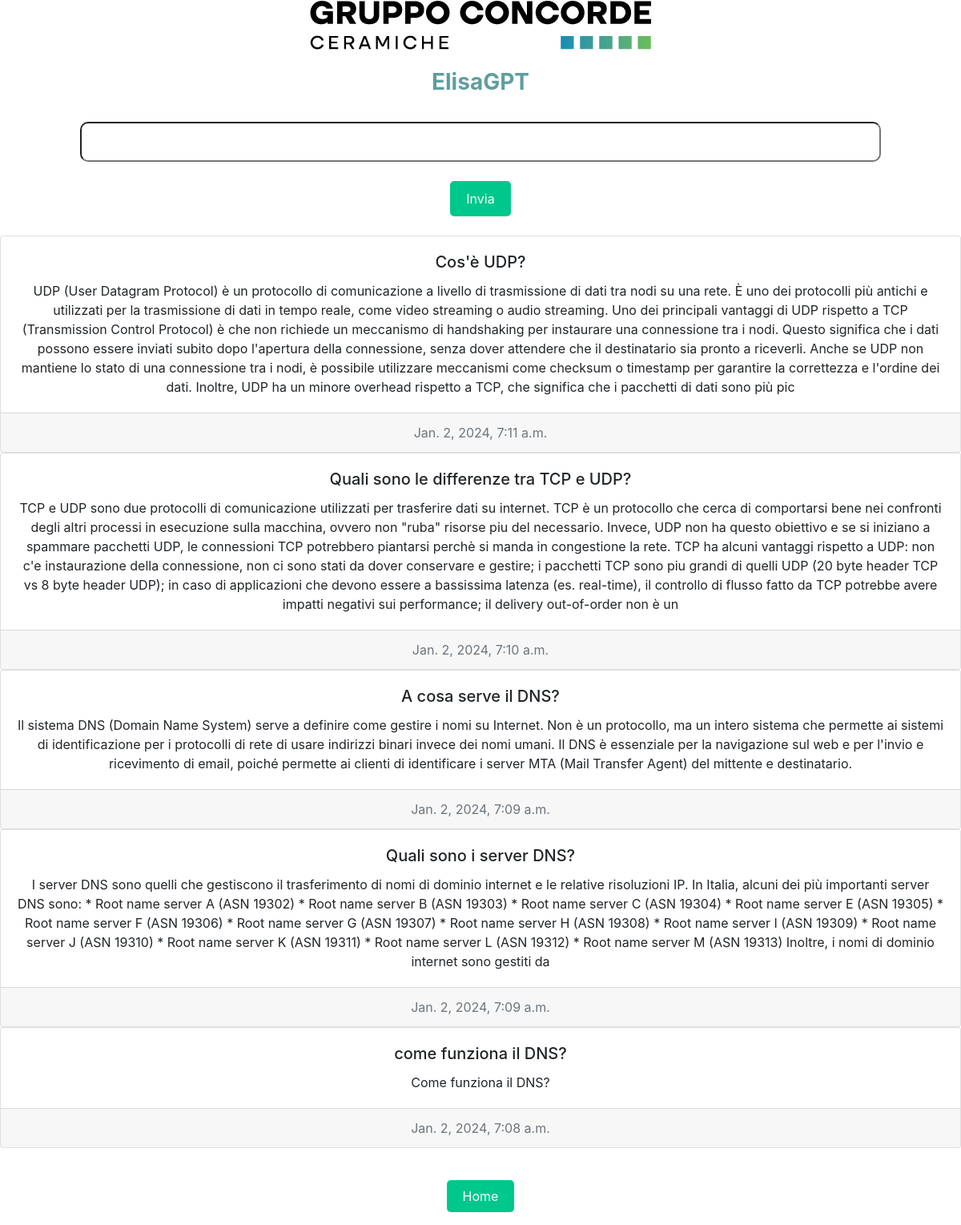
The app's page /gestione/completion/ (signed in), older data.
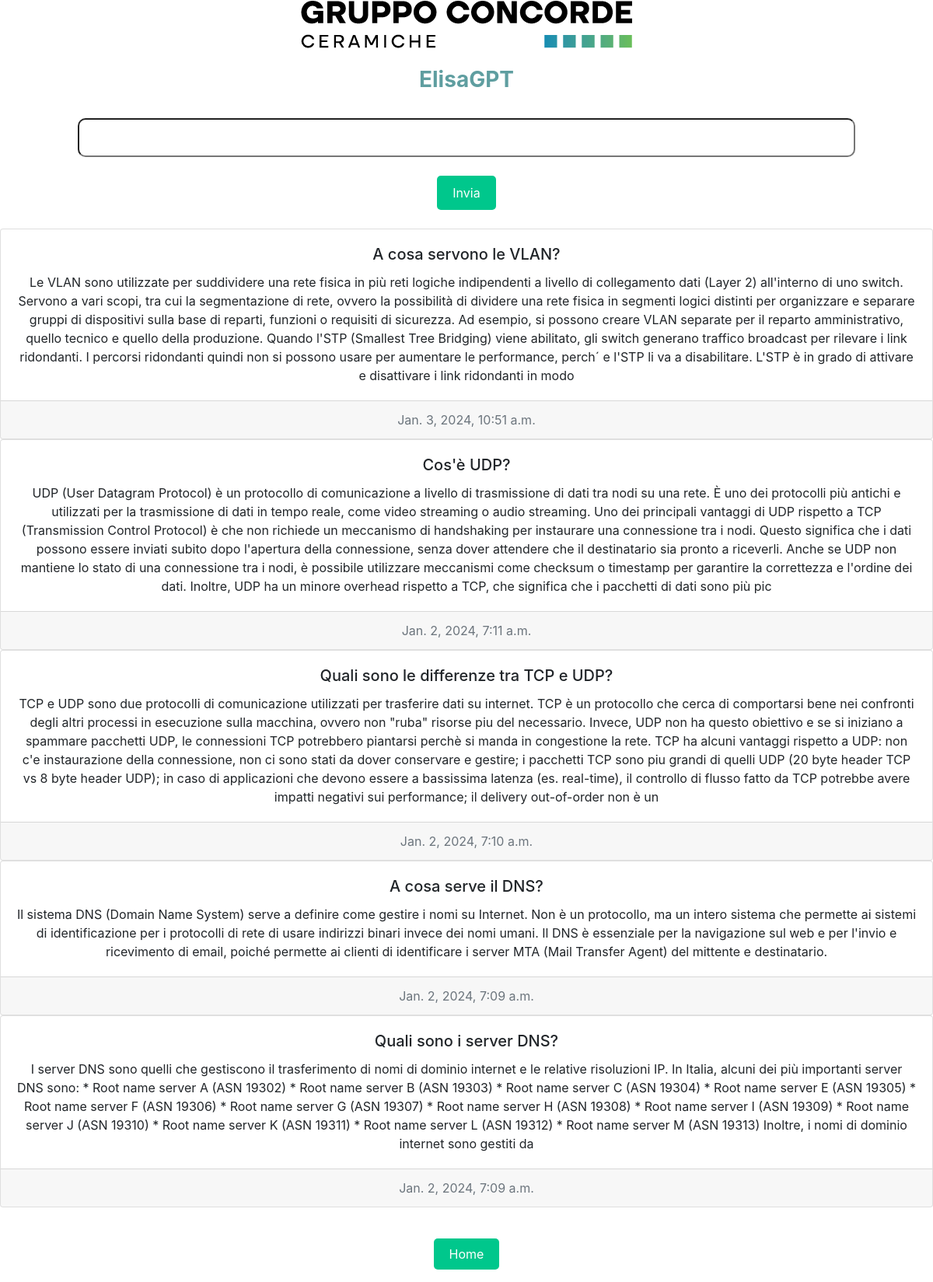
The same page, newer data.
### gestione/models.py (models this page shows)
class Answer(models.Model):
    user_request = models.CharField(max_length=2048)
    answer = models.CharField(max_length=8000)
    date = models.DateTimeField(auto_now_add=True)
    user = models.ForeignKey(User, on_delete=models.CASCADE)
    doc_id = models.CharField(max_length=60, blank=True, null=True)
    file_name = models.CharField(max_length=60, blank=True, null=True)

### gestione/views.py (the view)
    def wrapper(*args, **kwargs):
        start_time = time.time()
        result = function(*args, **kwargs)
        end_time = time.time()
        time_taken = end_time - start_time
        print(f'function {function.__name__} took {time_taken}')
        return result

### gestione/views.py (called while the page is built, shortened)
def execution_time(function):
    def wrapper(*args, **kwargs):
        start_time = time.time()
        result = function(*args, **kwargs)
        end_time = time.time()
        time_taken = end_time - start_time
        print(f'function {function.__name__} took {time_taken}')
        return result
    return wrapper

def answers_list(user):
    answers = Answer.objects.filter(user=user).order_by('-date')[:5]
    return answers

@execution_time
def completion(request):
    answers = answers_list(request.user)
    context = {
        "answers": answers,
        "type": 'completion'
    }
    if request.method == 'GET':
        return render(request, template_name='gestione/elisa.html', context=context)

### templates/gestione/elisa.html (shortened to what this page needs)
{% extends 'base.html' %}
{% load crispy_forms_filters %}
{% load crispy_forms_tags %}
{% load static %}
{% block content %}
    <div style="text-align: center;">
        <img src="{% static 'imgs/logo.png'%}" alt="GRUPPO CONCORDE "> <br> <br>
        <h3 style="color: cadetblue;"> <strong> ElisaGPT</strong></h3> <br>
        {% if type == "completion" %}
            <form method="post" action="{% url 'gestione:completion' %}">
                <input type="text" name="questions" id="questions"><br><br>
                <button class="my_button" type="submit">Invia</button>
            </form><br>
            {% for answer in answers %}
                <div class="card text-center">
                    <div class="card-body">
                        <h5 class="card-title">{{answer.user_request}}</h5>
                        <p class="card-text">{{answer.answer}}</p>
                    </div>
                    <div class="card-footer text-muted">
                        {{answer.date}}
                    </div>
                </div>
        {% endfor %}
        <br>
        {% endif %}
        <br>
        <a class="my_button" href="{% url 'home_login' %}"> Home</a> <br> <br>
    </div>
{% endblock %}

Row changes from the older to the newer data that the page shows:
no longer on this page (row unchanged): Answer: user_request "come funziona il DNS?", answer "Come funziona il DNS?", date "Jan. 2, 2024, 7:08 a.m."
added Answer: user_request "A cosa servono le VLAN?", answer "Le VLAN sono utilizzate per suddividere una rete fisica in più reti logiche indipendenti a livello di collegamento dati (Layer 2) all'interno di uno switch. Servono a vari scopi, tra cui la segmentazione di rete, ovvero la possibilità di dividere una rete fisica in segmenti logici distinti per organizzare e separare gruppi di dispositivi sulla base di reparti, funzioni o requisiti di sicurezza. Ad esempio, si possono creare VLAN separate per il reparto amministrativo, quello tecnico e quello della produzione. Quando l'STP (Smallest Tree Bridging) viene abilitato, gli switch generano traffico broadcast per rilevare i link ridondanti. I percorsi ridondanti quindi non si possono usare per…", date "Jan. 3, 2024, 10:51 a.m."
